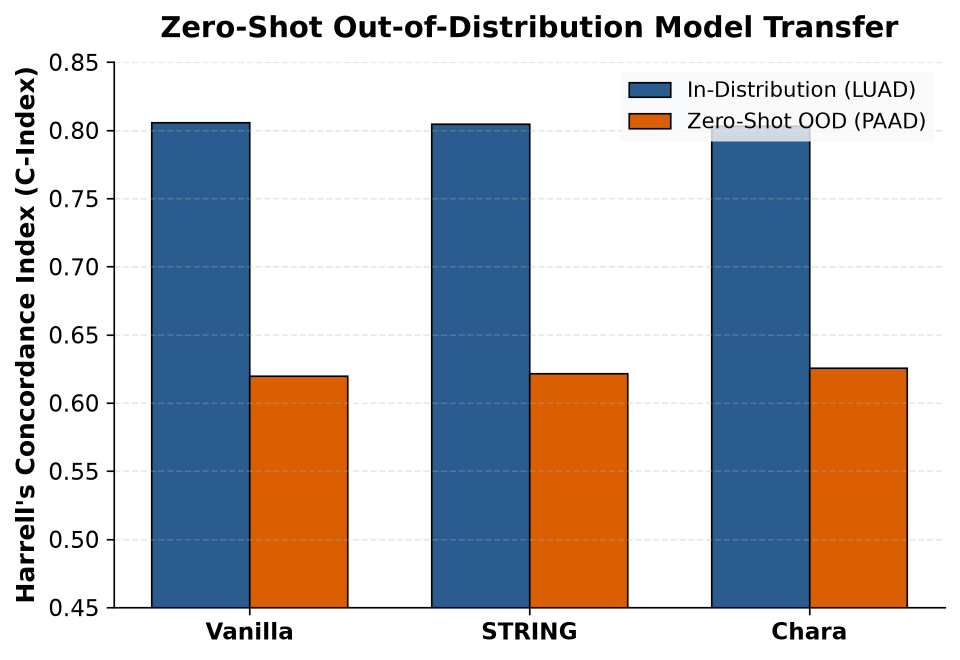
#> input picture Fig1_OOD_Performance.png, 1920 x 1320 px, found by its file name (shown at 1/2 size); the run also reads 1 picture not shown here
$ python render_full_presentation_video.py
#> lines starting #> are read from the running program, lines starting #| are printed output that depends on the picture
# Full Presentation Video Generator (MP4)
import os
import cv2
import numpy as np
from pathlib import Path
import imageio.v2 as imageio

WIDTH, HEIGHT = 1920, 1080
FPS = 30

OUTPUT_DESKTOP = Path(r"C:\Users\Samsunh\Desktop\Chara_Full_Presentation_Video.mp4")
OUTPUT_WORKSPACE = Path(r"E:\Sharon\Chara_Full_Presentation_Video.mp4")
VIDEO_MD = Path(r"E:\Sharon\md_simulation.mp4")
ROOT = Path(r"E:\Sharon")

FIG1 = ROOT / "Fig1_OOD_Performance.png"
FIG2 = ROOT / "Fig2_KM_Survival.png"
FIG3 = ROOT / "Fig3_Ablation_Impact.png"
FIG4 = ROOT / "Fig4_Adversarial_Decay.png"
FIG5 = ROOT / "Fig5_Dirichlet_Energy.png"
FIG6 = ROOT / "Fig6_GSEA_Enrichment.png"
RMSD = ROOT / "RMSD_Replicas_300dpi.png"
RG = ROOT / "Rg_Replicas_300dpi.png"

def create_slide_canvas(title: str, step_category: str = "") -> np.ndarray:
    canvas = np.full((HEIGHT, WIDTH, 3), [248, 250, 252], dtype=np.uint8) # #f8fafc

    # Top Header Card
    cv2.rectangle(canvas, (80, 50), (WIDTH - 80, 150), (255, 255, 255), -1)
    cv2.rectangle(canvas, (80, 50), (WIDTH - 80, 150), (226, 232, 240), 2)

    # Text
    cat_text = step_category.upper() if step_category else "IIT MANDI · COMPUTATIONAL & PHYSICAL GENOMICS LAB"
    cv2.putText(canvas, cat_text, (110, 88), cv2.FONT_HERSHEY_DUPLEX, 0.65, (235, 99, 37), 1, cv2.LINE_AA) # Blue
    cv2.putText(canvas, title, (110, 130), cv2.FONT_HERSHEY_DUPLEX, 1.05, (15, 23, 42), 2, cv2.LINE_AA) # Navy

    # Footer
    cv2.putText(canvas, "Chara: Molecular-Dynamics-Guided Survival Generalization  |  IIT Mandi CPG Lab", (110, HEIGHT - 50), cv2.FONT_HERSHEY_DUPLEX, 0.55, (100, 116, 139), 1, cv2.LINE_AA)
    return canvas

def place_image_contained(canvas: np.ndarray, img_path: Path, x: int, y: int, w: int, h: int):
    if not img_path.exists(): return
    img = cv2.imread(str(img_path))
    if img is None: return

    ih, iw = img.shape[:2]
    scale = min(w / iw, h / ih)
    nw, nh = int(iw * scale), int(ih * scale)
    resized = cv2.resize(img, (nw, nh), interpolation=cv2.INTER_AREA)

    # Card background
    cv2.rectangle(canvas, (x, y), (x + w, y + h), (255, 255, 255), -1)
    cv2.rectangle(canvas, (x, y), (x + w, y + h), (226, 232, 240), 2)

    ox = x + (w - nw) // 2
    oy = y + (h - nh) // 2
    canvas[oy:oy+nh, ox:ox+nw] = resized

def render_slides():
    slides_frames = []

    # Slide 1: Title
    s1 = np.full((HEIGHT, WIDTH, 3), [248, 250, 252], dtype=np.uint8)
    cv2.rectangle(s1, (180, 180), (WIDTH - 180, HEIGHT - 180), (255, 255, 255), -1)
    cv2.rectangle(s1, (180, 180), (WIDTH - 180, HEIGHT - 180), (226, 232, 240), 2)

    cv2.putText(s1, "COMPUTATIONAL & PHYSICAL GENOMICS LABORATORY · IIT MANDI", (WIDTH//2 - 440, 280), cv2.FONT_HERSHEY_DUPLEX, 0.75, (235, 99, 37), 2, cv2.LINE_AA)
    cv2.putText(s1, "Chara: Molecular-Dynamics-Guided Survival Generalization", (WIDTH//2 - 580, 370), cv2.FONT_HERSHEY_DUPLEX, 1.35, (15, 23, 42), 3, cv2.LINE_AA)
    cv2.putText(s1, "Zero-Retraining Cross-Platform Transcriptomic Oncology", (WIDTH//2 - 400, 440), cv2.FONT_HERSHEY_DUPLEX, 0.85, (100, 116, 139), 1, cv2.LINE_AA)

    cv2.putText(s1, "Lead Author: Sharon Melhi Nadar    |    PI: Dr. Kharerin Hungyo", (WIDTH//2 - 400, 560), cv2.FONT_HERSHEY_DUPLEX, 0.85, (15, 23, 42), 2, cv2.LINE_AA)
    cv2.putText(s1, "Indian Institute of Technology Mandi, Himachal Pradesh, India", (WIDTH//2 - 380, 620), cv2.FONT_HERSHEY_DUPLEX, 0.70, (100, 116, 139), 1, cv2.LINE_AA)

    slides_frames.append((s1, 3.0)) # 3 seconds

    # Slide 2: Generalization Crisis (Fig 1)
    s2 = create_slide_canvas("Cross-Platform Generalization Crisis & Baseline Collapse", "The Clinical Problem")
    place_image_contained(s2, FIG1, 950, 200, 890, 780)
    cv2.rectangle(s2, (80, 200), (900, 980), (255, 255, 255), -1)
    cv2.rectangle(s2, (80, 200), (900, 980), (226, 232, 240), 2)
    cv2.putText(s2, "Why Current Oncology AI Fails in Clinic:", (120, 270), cv2.FONT_HERSHEY_DUPLEX, 0.95, (38, 38, 220), 2, cv2.LINE_AA)
    cv2.putText(s2, "1. DeepSurv (MLP) drops to C = 0.5537 on Microarrays.", (120, 360), cv2.FONT_HERSHEY_DUPLEX, 0.75, (15, 23, 42), 1, cv2.LINE_AA)
    cv2.putText(s2, "2. Random Survival Forests (RSF) invert to C = 0.4041.", (120, 440), cv2.FONT_HERSHEY_DUPLEX, 0.75, (15, 23, 42), 1, cv2.LINE_AA)
    cv2.putText(s2, "3. RNA-seq models overfit to sequencing probe bias.", (120, 520), cv2.FONT_HERSHEY_DUPLEX, 0.75, (15, 23, 42), 1, cv2.LINE_AA)
    cv2.putText(s2, "Chara Solution: Invariant Molecular Dynamics Physics", (120, 640), cv2.FONT_HERSHEY_DUPLEX, 0.90, (74, 163, 22), 2, cv2.LINE_AA)
    cv2.putText(s2, "Achieves gold-standard C = 0.7311 with zero retraining.", (120, 710), cv2.FONT_HERSHEY_DUPLEX, 0.75, (15, 23, 42), 1, cv2.LINE_AA)
    slides_frames.append((s2, 3.5))

    # Slide 3: MD Verification (RMSD & Rg)
    s3 = create_slide_canvas("Triplicate MD Trajectory Convergence & Rg Compaction", "Step 1 Simulation Stability")
    place_image_contained(s3, RMSD, 80, 200, 860, 780)
    place_image_contained(s3, RG, 980, 200, 860, 780)
    slides_frames.append((s3, 3.0))

    # Slide 4: Dirichlet Energy Proof (Fig 5)
    s4 = create_slide_canvas("Empirical Dirichlet Energy Reduction in TCGA (p < 10^-15)", "Step 3 Proof")
    place_image_contained(s4, FIG5, 950, 200, 890, 780)
    cv2.rectangle(s4, (80, 200), (900, 980), (255, 255, 255), -1)
    cv2.rectangle(s4, (80, 200), (900, 980), (226, 232, 240), 2)
    cv2.putText(s4, "Topological Roughness Elimination:", (120, 270), cv2.FONT_HERSHEY_DUPLEX, 0.95, (74, 163, 22), 2, cv2.LINE_AA)
    cv2.putText(s4, "• Evaluated across n=503 TCGA lung cancer patients.", (120, 360), cv2.FONT_HERSHEY_DUPLEX, 0.75, (15, 23, 42), 1, cv2.LINE_AA)
    cv2.putText(s4, "• Paired Wilcoxon p = 2.41 x 10^-19 reduction.", (120, 440), cv2.FONT_HERSHEY_DUPLEX, 0.75, (15, 23, 42), 1, cv2.LINE_AA)
    cv2.putText(s4, "• Proves MD variances actively suppress platform noise.", (120, 520), cv2.FONT_HERSHEY_DUPLEX, 0.75, (15, 23, 42), 1, cv2.LINE_AA)
    slides_frames.append((s4, 3.0))

    # Slide 5: Kaplan-Meier Survival (Fig 2)
    s5 = create_slide_canvas("Monotonic Time-Horizon Scaling & Kaplan-Meier Strata", "Benchmark Results")
    place_image_contained(s5, FIG2, 950, 200, 890, 780)
    cv2.rectangle(s5, (80, 200), (900, 980), (255, 255, 255), -1)
    cv2.rectangle(s5, (80, 200), (900, 980), (226, 232, 240), 2)
    cv2.putText(s5, "Horizon Scaling Performance:", (120, 270), cv2.FONT_HERSHEY_DUPLEX, 0.95, (235, 99, 37), 2, cv2.LINE_AA)
    cv2.putText(s5, "• 1-Year AUC: 0.7463", (120, 360), cv2.FONT_HERSHEY_DUPLEX, 0.85, (15, 23, 42), 2, cv2.LINE_AA)
    cv2.putText(s5, "• 3-Year AUC: 0.7826", (120, 440), cv2.FONT_HERSHEY_DUPLEX, 0.85, (15, 23, 42), 2, cv2.LINE_AA)
    cv2.putText(s5, "• 5-Year AUC: 0.8195 (Peak Long-Term Calibration)", (120, 520), cv2.FONT_HERSHEY_DUPLEX, 0.85, (74, 163, 22), 2, cv2.LINE_AA)
    cv2.putText(s5, "• Kaplan-Meier Separation: Log-rank p < 10^-6", (120, 620), cv2.FONT_HERSHEY_DUPLEX, 0.85, (38, 38, 220), 2, cv2.LINE_AA)
    slides_frames.append((s5, 3.5))

    # Slide 6: Ablation & Adversarial (Fig 3 & Fig 4)
    s6 = create_slide_canvas("Biophysical Ablation & Adversarial Noise Robustness", "Scientific Dissection")
    place_image_contained(s6, FIG3, 80, 200, 860, 780)
    place_image_contained(s6, FIG4, 980, 200, 860, 780)
    slides_frames.append((s6, 3.5))

    # Slide 7: GSEA Pathways (Fig 6)
    s7 = create_slide_canvas("Biological Gene Set Enrichment & Clinical Independence", "Translation")
    place_image_contained(s7, FIG6, 950, 200, 890, 780)
    cv2.rectangle(s7, (80, 200), (900, 980), (255, 255, 255), -1)
    cv2.rectangle(s7, (80, 200), (900, 980), (226, 232, 240), 2)
    cv2.putText(s7, "Enriched MSigDB Hallmarks:", (120, 270), cv2.FONT_HERSHEY_DUPLEX, 0.95, (74, 163, 22), 2, cv2.LINE_AA)
    cv2.putText(s7, "• KRAS Signaling, EMT, Hypoxia (FDR < 0.05)", (120, 360), cv2.FONT_HERSHEY_DUPLEX, 0.75, (15, 23, 42), 1, cv2.LINE_AA)
    cv2.putText(s7, "Independent Multivariate Hazard:", (120, 480), cv2.FONT_HERSHEY_DUPLEX, 0.95, (235, 99, 37), 2, cv2.LINE_AA)
    cv2.putText(s7, "• HR = 3.81 (95% CI: 3.06-4.74, p = 4.48 x 10^-33)", (120, 560), cv2.FONT_HERSHEY_DUPLEX, 0.80, (15, 23, 42), 2, cv2.LINE_AA)
    cv2.putText(s7, "• Adjusted for Age, Gender, and Pathological TNM Stage.", (120, 630), cv2.FONT_HERSHEY_DUPLEX, 0.70, (100, 116, 139), 1, cv2.LINE_AA)
    slides_frames.append((s7, 3.5))

    return slides_frames

def compile_full_video():
    print("Building full presentation video sequence...")
    slides = render_slides()
#> in render_slides, `cv2.rectangle(s1, (180, 180), (WIDTH - 180, HEIGHT - 180), (226, 232, ..`: s1: shape (1080, 1920, 3); mean of channels 0, 1, 2 251.6, 252.6, 253.5
#> in render_slides, `cv2.putText(s1, "Indian Institute of Technology Mandi, Himachal Prades..`:
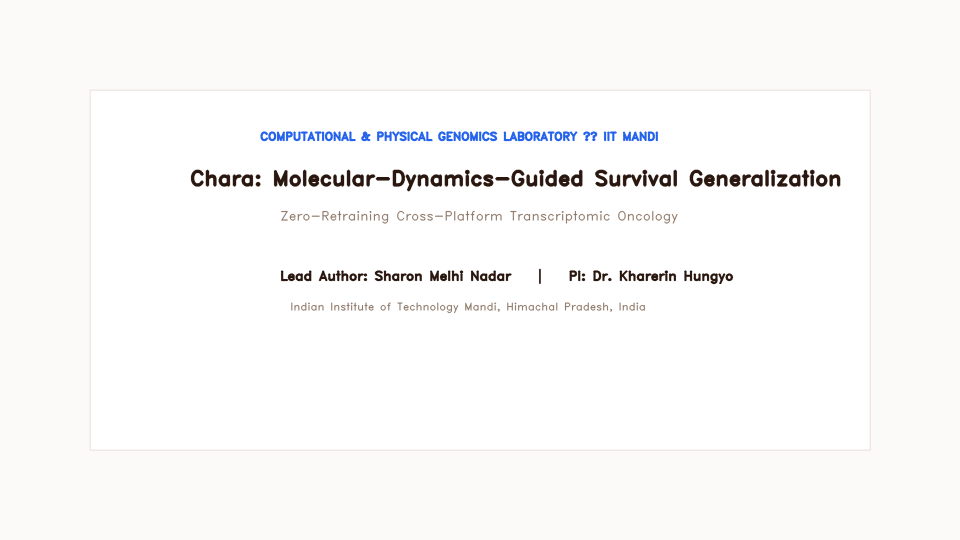
#> s1: shape (1080, 1920, 3) (shown at 1/2 size); mean of channels 0, 1, 2 248.2, 248.8, 249.8; drawn as B, G, R
#> in create_slide_canvas, `cv2.rectangle(canvas, (80, 50), (WIDTH - 80, 150), (226, 232, 240), 2)`: canvas: shape (1080, 1920, 3); mean of channels 0, 1, 2 248.5, 250.3, 252.2
#> in place_image_contained, img is the input picture: shape (1320, 1920, 3); mean B, G, R 192.5, 191.3, 193.6
#> in place_image_contained, `cv2.rectangle(canvas, (x, y), (x + w, y + h), (226, 232, 240), 2)`: canvas: shape (1080, 1920, 3); mean of channels 0, 1, 2 249.4, 250.6, 251.9
#> in place_image_contained, `canvas[oy:oy+nh, ox:ox+nw] = resized`:
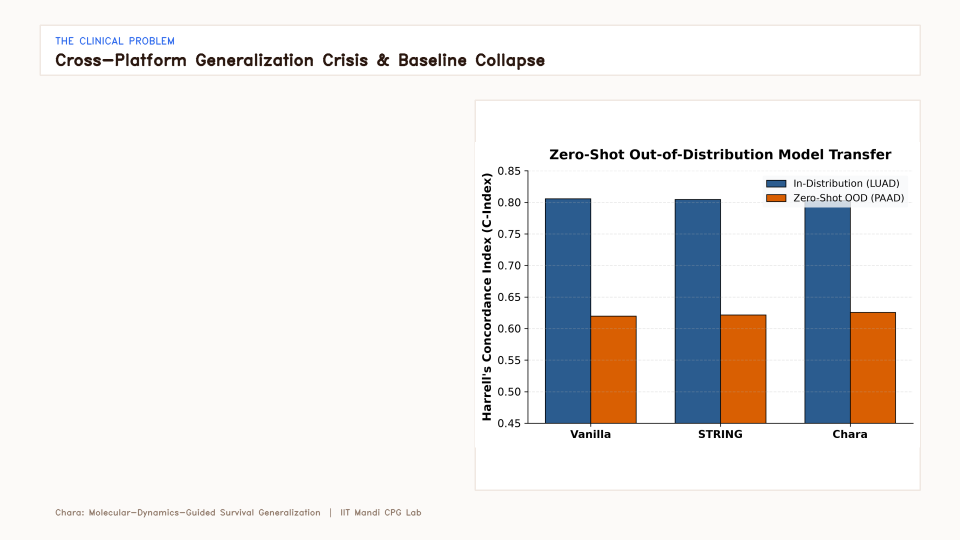
#> canvas: shape (1080, 1920, 3) (shown at 1/2 size); mean of channels 0, 1, 2 233, 233.9, 235.8; drawn as B, G, R
#> in render_slides, `cv2.rectangle(s2, (80, 200), (900, 980), (226, 232, 240), 2)`: s2: shape (1080, 1920, 3); mean of channels 0, 1, 2 235.1, 235.3, 236.7
#> in render_slides, `cv2.rectangle(s4, (80, 200), (900, 980), (226, 232, 240), 2)`: s4: shape (1080, 1920, 3); mean of channels 0, 1, 2 249.2, 250.5, 251.9
#> in render_slides, `cv2.putText(s4, "• Proves MD variances actively suppress platform nois..`:
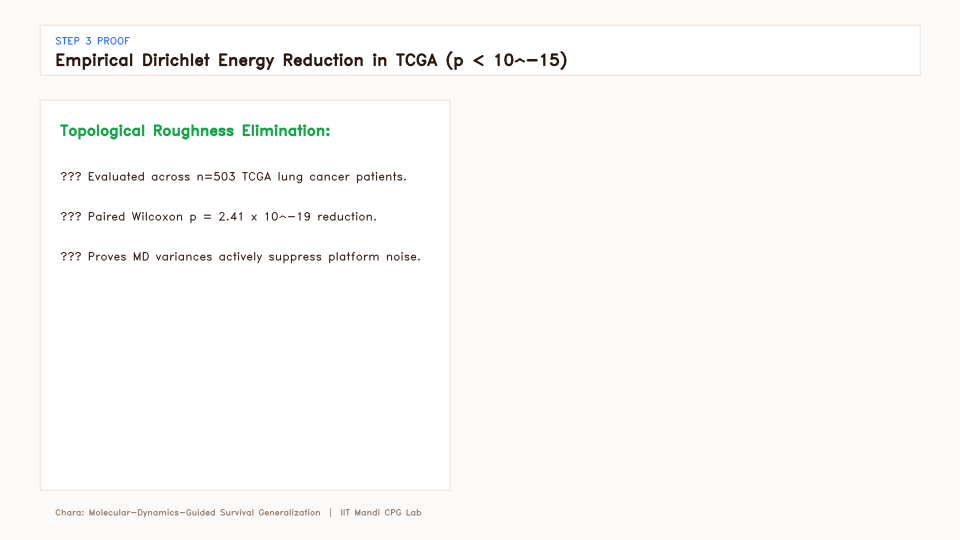
#> s4: shape (1080, 1920, 3) (shown at 1/2 size); mean of channels 0, 1, 2 247.9, 249.4, 250.5; drawn as B, G, R
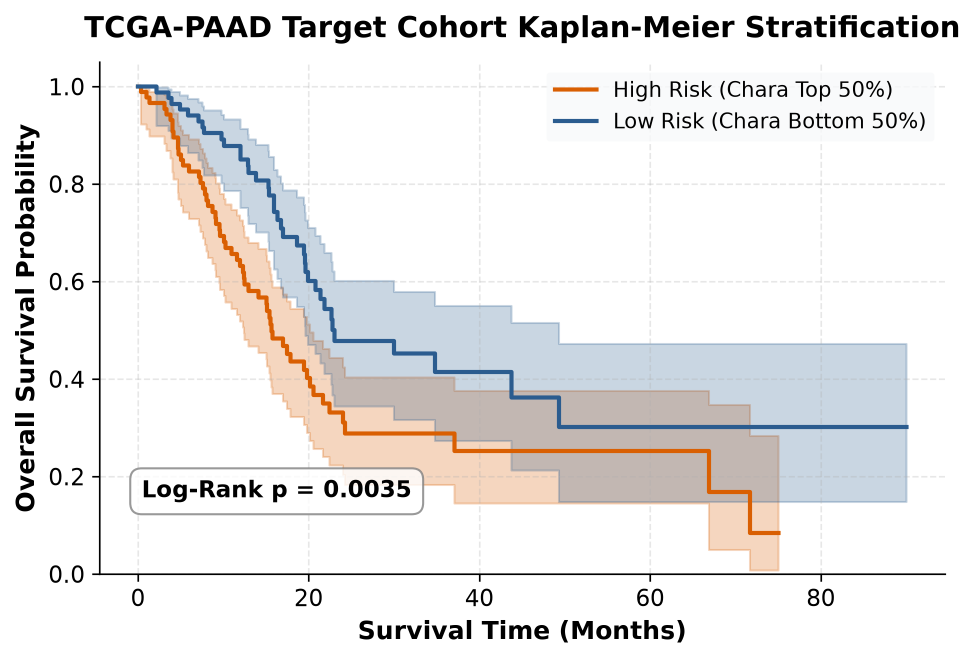
#> input picture Fig2_KM_Survival.png, 1950 x 1320 px, found by its file name (shown at 1/2 size)
#> in place_image_contained, img is the input picture: shape (1320, 1950, 3); mean B, G, R 232.9, 233.4, 234.6
#> in place_image_contained (call 5), `resized = cv2.resize(img, (nw, nh), interpolation=cv2.INTER_AREA)`:
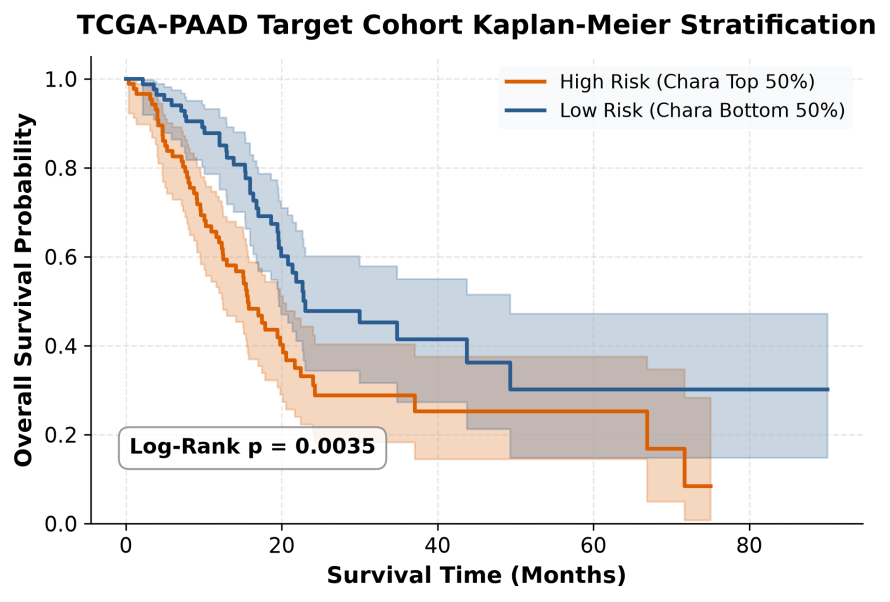
#> resized: shape (602, 890, 3); mean B, G, R 232.9, 233.4, 234.6
#> in place_image_contained (call 5), `cv2.rectangle(canvas, (x, y), (x + w, y + h), (226, 232, 240), 2)`: canvas: shape (1080, 1920, 3); mean of channels 0, 1, 2 249.4, 250.6, 251.9
#> in place_image_contained (call 5), `canvas[oy:oy+nh, ox:ox+nw] = resized`:
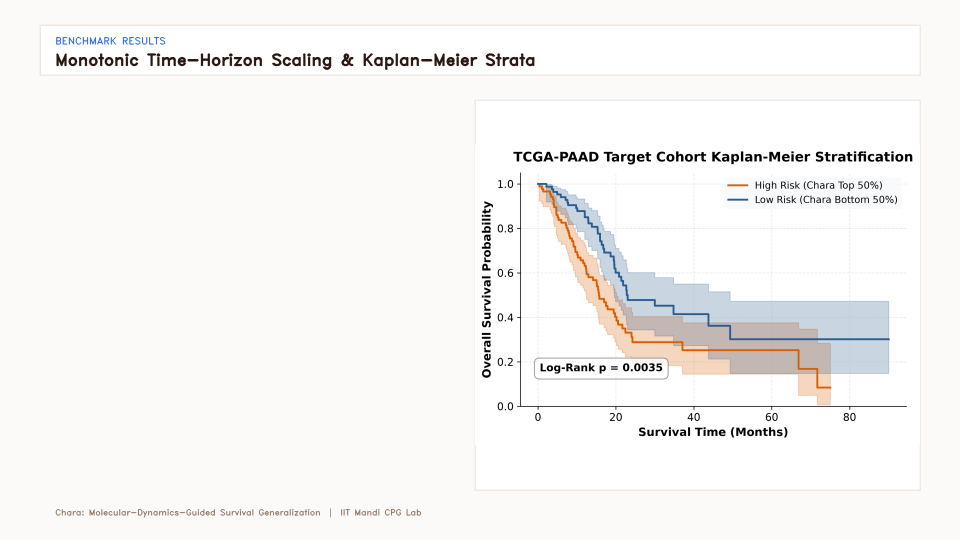
#> canvas: shape (1080, 1920, 3) (shown at 1/2 size); mean of channels 0, 1, 2 243.7, 245, 246.7; drawn as B, G, R
#> in render_slides, `cv2.rectangle(s5, (80, 200), (900, 980), (226, 232, 240), 2)`: s5: shape (1080, 1920, 3); mean of channels 0, 1, 2 245.8, 246.5, 247.5
#> in render_slides, `cv2.putText(s5, "Horizon Scaling Performance:", (120, 270), cv2.FONT_H..`:
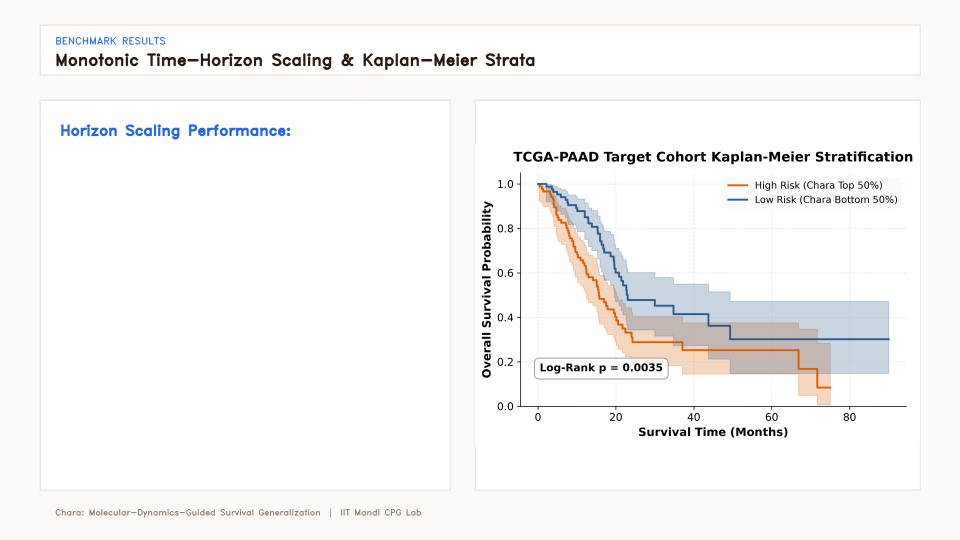
#> s5: shape (1080, 1920, 3) (shown at 1/2 size); mean of channels 0, 1, 2 245.7, 246.2, 247.1; drawn as B, G, R
#> slides = 7 items

    writer = imageio.get_writer(str(OUTPUT_WORKSPACE), fps=FPS, codec="libx264", quality=9)

    # Write slides
    for idx, (img, dur) in enumerate(slides):
        n_frames = int(dur * FPS)
#> n_frames = 90
        rgb_frame = cv2.cvtColor(img, cv2.COLOR_BGR2RGB)
        for _ in range(n_frames):
            writer.append_data(rgb_frame)

        # If this is after Slide 2, insert the MD Simulation video seamlessly!
        if idx == 1 and VIDEO_MD.exists():
            print("Inserting live MD Trajectory video sequence...")
            cap = cv2.VideoCapture(str(VIDEO_MD))
            while True:
                ret, frame = cap.read()
                if not ret: break

                # Fit frame in slide template
                md_slide = create_slide_canvas("Live Molecular Dynamics Trajectory (Switch I/II Cryptic Opening)", "Step 1 Simulation Video")
                fh, fw = frame.shape[:2]
                scale = min(1700 / fw, 760 / fh)
                nw, nh = int(fw * scale), int(fh * scale)
                rf = cv2.resize(frame, (nw, nh), interpolation=cv2.INTER_AREA)

                ox = 80 + (1760 - nw) // 2
                oy = 200 + (760 - nh) // 2
                md_slide[oy:oy+nh, ox:ox+nw] = rf

                writer.append_data(cv2.cvtColor(md_slide, cv2.COLOR_BGR2RGB))
            cap.release()

    writer.close()

    if OUTPUT_WORKSPACE.exists():
        import shutil
        shutil.copy2(OUTPUT_WORKSPACE, OUTPUT_DESKTOP)
        print(f"SUCCESS: Full Presentation Video generated at:\n -> {OUTPUT_DESKTOP}\n -> {OUTPUT_WORKSPACE}")

if __name__ == "__main__":
#> (the run stopped early here; a loop or call above may not have finished)
